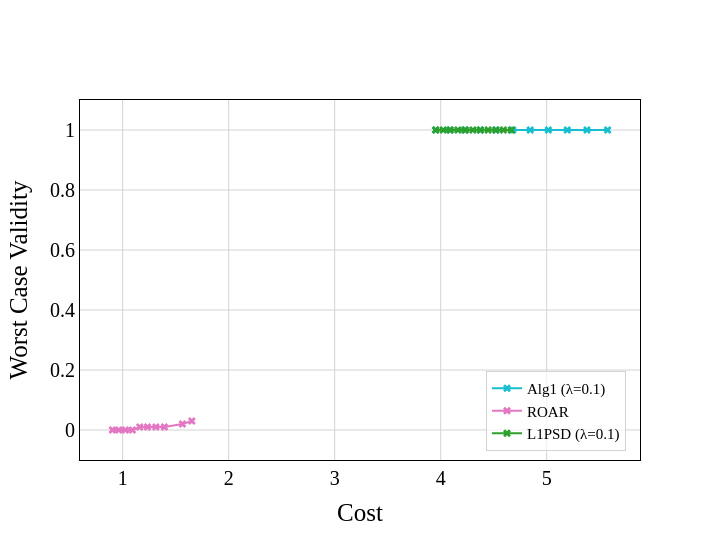

Here is the notebook cell this chart was saved with:
### Code cell
# colors = ['#1f77b4', '#17becf', '#9467bd', '#e377c2', '#2ca02c'] # Synthesis
colors = ['#17becf', '#e377c2', '#2ca02c'] # German
# colors = ['#17becf', '#9467bd', '#e377c2', '#2ca02c'] # SBA

nc = len(colors)
font_family = 'Times New Roman'
font_color = 'black'
width, height = 720, 540

# symbols = ['x' for _ in range(len(lambdas))] + ['circle']
# size = [7 for _ in range(len(lambdas))] + [5]
symbols = ['x' for _ in range(len(params['algs']))] + ['circle']
size = [7 for _ in range(len(params['algs']))] + [5]

show_errors = False

fig = go.Figure()
for i, alg in enumerate(df_results['Algorithm'].unique()):
    df_alg = df_results[(df_results['Algorithm'] == alg)].sort_values(['Cost'], ascending=True).copy().reset_index(drop=True)
    x,y, mask = find_pareto(df_alg['Cost'], df_alg['Worst Case Validity'], return_index=True)
    df_alg = pd.DataFrame({'Algorithm': [method_map[alg] for _ in range(len(x))], 'Cost': x, 'Worst Case Validity': y, 'alpha': df_alg['alpha'][mask]})

    fig.add_trace(go.Scatter(
        x = df_alg['Cost'],
        y = df_alg['Worst Case Validity'],
        marker = dict(color=colors[i], symbol=symbols[i], size=size[i]),
        mode = 'lines+markers' if alg != 'wachter' else 'markers',
        name = method_map[alg],
        showlegend=True,
        customdata=df_alg['alpha'],
        hovertemplate='Cost: %{x}<br>Validity: %{y}<br>alpha: %{customdata}'
    ))

fig.update_xaxes(
    title=dict(
        text='Cost',
        font=dict(
            family=font_family,
            color=font_color,
            size=25
        )
        ), 
    showline=True, 
    mirror=True,
    linecolor='black', 
    gridcolor='lightgrey', 
    zerolinewidth=1,
    zerolinecolor='lightgrey',
    )


fig.update_yaxes(
    title=dict(
        text='Worst Case Validity',
        font=dict(
            family=font_family,
            color=font_color,
            size=25
        ), 
        ), 
    showline=True, 
    mirror=True,
    linecolor='black', 
    gridcolor='lightgrey',
    zerolinewidth=1,
    zerolinecolor='lightgrey',
    )


fig.update_layout(
    legend=dict(
        x=0.975, 
        y=0.025, 
        orientation='v',
        xanchor='right',
        font=dict(
            family=font_family,
            color=font_color,
            size=15
            ), 
        bgcolor='rgba(255, 255, 255, 0.7)',
        bordercolor='lightgrey',
        borderwidth=1,
        entrywidth=100.5,
        ),
    width=width,
    height=height,
    plot_bgcolor='white',
    paper_bgcolor='white',
    xaxis=dict(
        tickfont=dict(
            family=font_family,
            color=font_color,
            size=20,
        ),
    ),
    yaxis=dict(
        tickfont=dict(
            family=font_family,
            color=font_color,
            size=20
        ),
        range=[-0.1,1.1],
    )
)

print(f'{data_map[params["data"]]}  |  {params["base_model"].upper()}')
fig.show()

### Figure 1 — Plotly figure (JSON) as saved in the notebook; plotly's stock layout.template omitted (floating-point values rounded to 4 significant figures)
{"data": [{"customdata": [0, 0.02, 0.04, 0.06, 0.08, 0.1, 0.12, 0.14, 0.16, 0.18, 0.2], "hovertemplate": "Cost: %{x}<br>Validity: %{y}<br>alpha: %{customdata}", "marker": {"color": "#17becf", "size": 7, "symbol": "x"}, "mode": "lines+markers", "name": "Alg1 (λ=0.1)", "showlegend": true, "type": "scatter", "x": [3.951, 4.086, 4.226, 4.372, 4.523, 4.681, 4.845, 5.015, 5.194, 5.38, 5.575], "y": [1, 1, 1, 1, 1, 1, 1, 1, 1, 1, 1]}, {"customdata": [0, 0.02, 0.04, 0.06, 0.08, 0.1, 0.12, 0.14, 0.18, 0.2], "hovertemplate": "Cost: %{x}<br>Validity: %{y}<br>alpha: %{customdata}", "marker": {"color": "#e377c2", "size": 7, "symbol": "x"}, "mode": "lines+markers", "name": "ROAR ", "showlegend": true, "type": "scatter", "x": [0.9029, 0.9635, 1.026, 1.092, 1.161, 1.234, 1.313, 1.393, 1.564, 1.653], "y": [0, 0, 0, 0, 0.01, 0.01, 0.01, 0.01, 0.02, 0.03]}, {"customdata": [0, 0.02, 0.04, 0.06, 0.08, 0.1, 0.12, 0.14, 0.16, 0.18, 0.2], "hovertemplate": "Cost: %{x}<br>Validity: %{y}<br>alpha: %{customdata}", "marker": {"color": "#2ca02c", "size": 7, "symbol": "x"}, "mode": "lines+markers", "name": "L1PSD (λ=0.1)", "showlegend": true, "type": "scatter", "x": [3.954, 4.024, 4.091, 4.163, 4.234, 4.304, 4.376, 4.447, 4.519, 4.592, 4.665], "y": [1, 1, 1, 1, 1, 1, 1, 1, 1, 1, 1]}], "layout": {"height": 540, "legend": {"bgcolor": "rgba(255, 255, 255, 0.7)", "bordercolor": "lightgrey", "borderwidth": 1, "entrywidth": 100.5, "font": {"color": "black", "family": "Times New Roman", "size": 15}, "orientation": "v", "x": 0.975, "xanchor": "right", "y": 0.025}, "paper_bgcolor": "white", "plot_bgcolor": "white", "width": 720, "xaxis": {"gridcolor": "lightgrey", "linecolor": "black", "mirror": true, "showline": true, "tickfont": {"color": "black", "family": "Times New Roman", "size": 20}, "title": {"font": {"color": "black", "family": "Times New Roman", "size": 25}, "text": "Cost"}, "zerolinecolor": "lightgrey", "zerolinewidth": 1}, "yaxis": {"gridcolor": "lightgrey", "linecolor": "black", "mirror": true, "range": [-0.1, 1.1], "showline": true, "tickfont": {"color": "black", "family": "Times New Roman", "size": 20}, "title": {"font": {"color": "black", "family": "Times New Roman", "size": 25}, "text": "Worst Case Validity"}, "zerolinecolor": "lightgrey", "zerolinewidth": 1}}}
